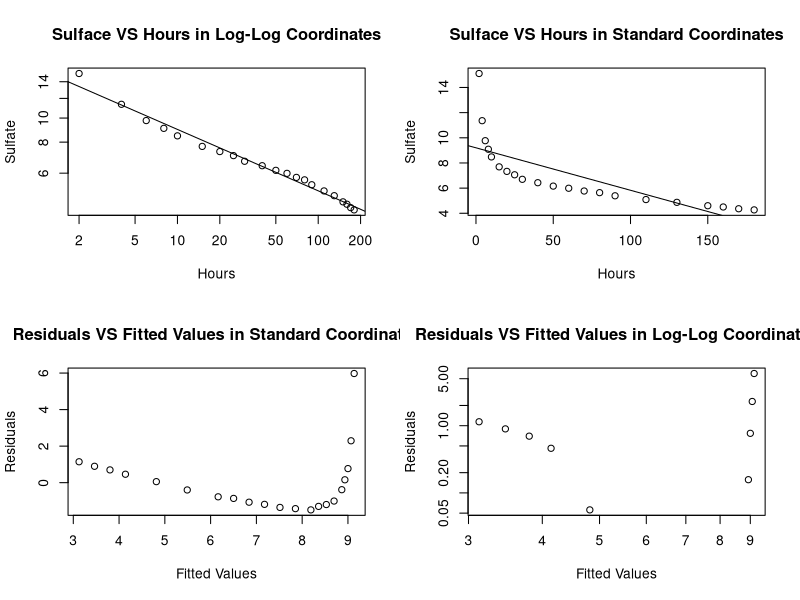

Write the R code that produced this figure.
graphics.off()

setwd("~/Projects/classes/aml/homework_four")
dat <- read.table("brunhild.txt", header = TRUE, sep = "\t")
par(mfrow=c(2,2))
lm_reg <- lm(dat$Sulfate~dat$Hours)

plot(dat, log = "xy", main = "Sulface VS Hours in Log-Log Coordinates")
abline(lm(log10(dat$Sulfate)~log10(dat$Hours)))


plot(dat, main = "Sulface VS Hours in Standard Coordinates")
abline(lm(dat$Sulfate~dat$Hours))

# Show log-log residual plot

plot(lm_reg$fitted.values ,lm_reg$residuals, xlab = "Fitted Values", ylab = "Residuals", main = "Residuals VS Fitted Values in Standard Coordinates")
plot(lm_reg$fitted.values ,lm_reg$residuals, log = "xy", xlab = "Fitted Values", ylab = "Residuals", main = "Residuals VS Fitted Values in Log-Log Coordinates")